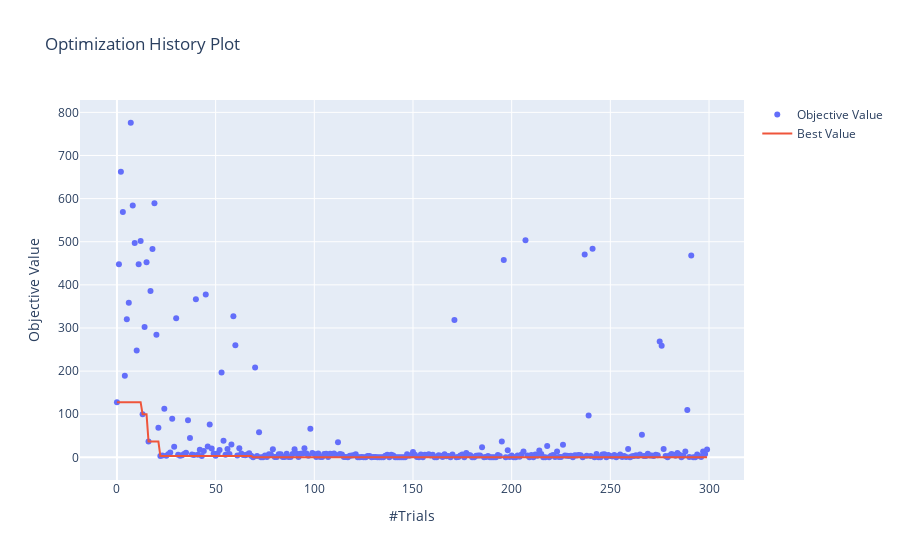

Notebook code for this chart:
### Code cell
model.opt.show_history()

### Figure 1 — Plotly figure (JSON) as saved in the notebook; plotly's stock layout.template omitted (floating-point values rounded to 4 significant figures; data arrays with more than 128 entries replaced by an {"elided": "..."} marker saying what was removed)
{"data": [{"mode": "markers", "name": "Objective Value", "type": "scatter", "x": {"elided": "300 int values"}, "y": {"elided": "300 float values"}}, {"name": "Best Value", "type": "scatter", "x": {"elided": "300 int values"}, "y": {"elided": "300 float values"}}], "layout": {"title": {"text": "Optimization History Plot"}, "xaxis": {"title": {"text": "#Trials"}}, "yaxis": {"title": {"text": "Objective Value"}}}}
